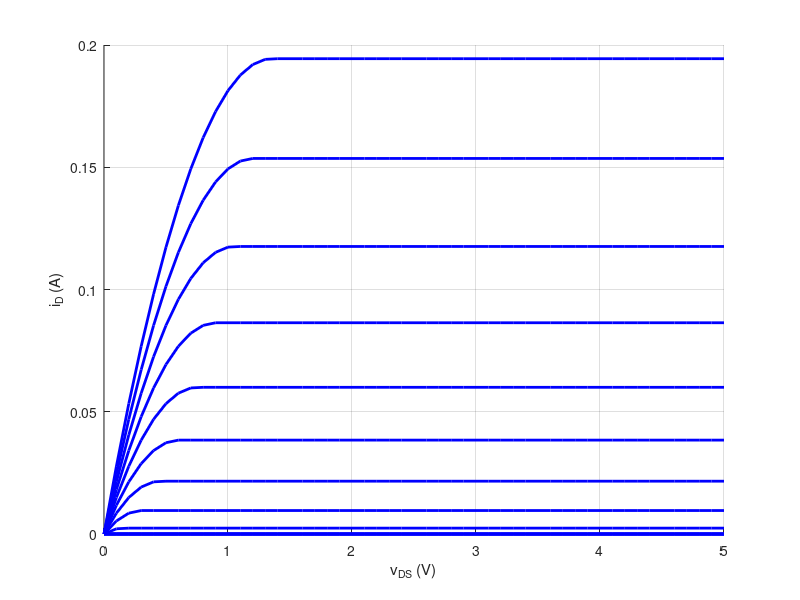
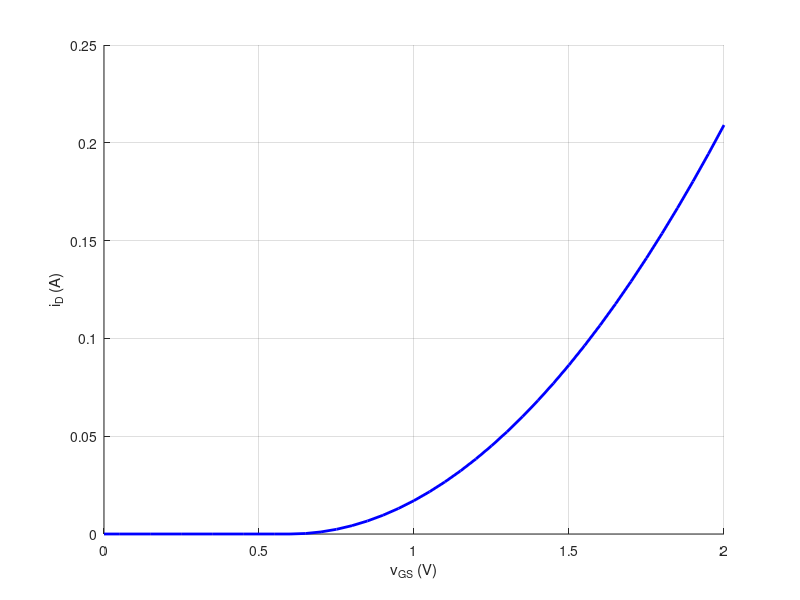
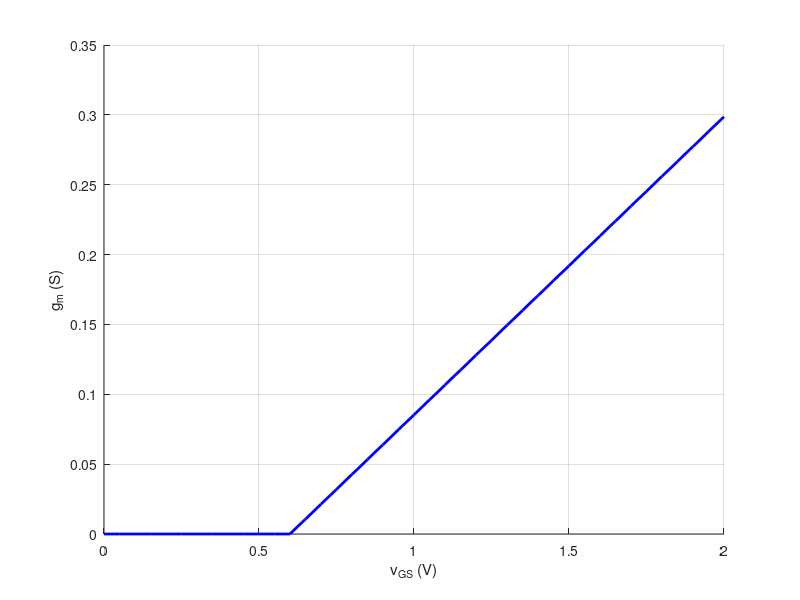

Here is the MATLAB script that generated these plots, in order:
clear; 
clc; 
close all; 

%% Circuit values
R = 100; 

% TN0604N3-G-ND transistr
Vth = 0.6;


vGS_range = [0:0.050:2];
vDS_range = [0:0.100:5];

%% Secundary parameters

gm = 800e-3; % pour vDS = 20V et iD = 1.5A
knWL = gm^2/(2*1.5); 

% % Reverse-engineered from experiment
% knWL = 0.050/(1.4-Vth)^2

%% Circuit I-V characteristics

cpt_vGS = 0;
for vGS = vGS_range
    cpt_vGS = cpt_vGS+1
    cpt_vDS = 0;
    for vDS = vDS_range
        cpt_vDS = cpt_vDS+1;
        if (vGS < Vth)
            iD(cpt_vGS,cpt_vDS) = 0;
            gm(cpt_vGS) = 0;
        elseif (vDS < vGS-Vth)
            iD(cpt_vGS,cpt_vDS) = knWL*((vGS-Vth)*vDS-1/2*vDS.^2);
        else
            iD(cpt_vGS,cpt_vDS) = 1/2*knWL*((vGS-Vth).^2);
            gm(cpt_vGS) = knWL*(vGS-Vth);
        end
    end
end
    


%% Plot results

figure; hold on; grid on;
for cpt_vGS = 1:3:length(vGS_range)
    plot(vDS_range,iD(cpt_vGS,:), 'b-', 'LineWidth',2);
end
xlabel('v_{DS} (V)'); ylabel('i_D (A)'); 

figure; hold on; grid on; 
plot(vGS_range, iD(:,end), 'b-', 'LineWidth',2);
xlabel('v_{GS} (V)'); ylabel('i_D (A)'); 

figure; hold on; grid on; 
plot(vGS_range, gm(:), 'b-', 'LineWidth',2);
xlabel('v_{GS} (V)'); ylabel('g_m (S)'); 

